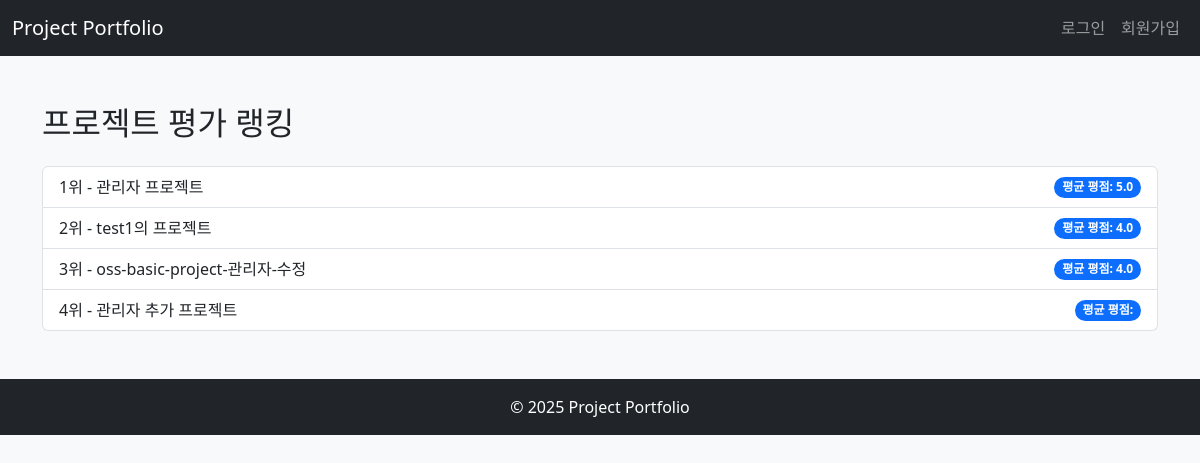
The page /ranking/ on the database its author committed.
### projects/models.py (models this page shows, shortened)
class Project(models.Model):
    user = models.ForeignKey(settings.AUTH_USER_MODEL, on_delete=models.CASCADE)
    title = models.CharField(max_length=255)
    description = models.TextField()
    created_at = models.DateTimeField(auto_now_add=True)
    updated_at = models.DateTimeField(auto_now=True)

### projects/views.py (the view)
# urls.py: path("ranking/", views.project_ranking, name="project_ranking"),
def project_ranking(request):
    projects = Project.objects.annotate(avg_score=Avg("ratings__score")).order_by("-avg_score")
    return render(request, "ranking.html", {"projects": projects})

### templates/ranking.html
{% extends "base.html" %}
{% block content %}
  <h2 class="mb-4">프로젝트 평가 랭킹</h2>
  <div class="list-group">
    {% for project in projects %}
      <a href="{% url 'project_detail' project.pk %}" class="list-group-item list-group-item-action d-flex justify-content-between align-items-center">
        <span>{{ forloop.counter }}위 - {{ project.title }}</span>
        <span class="badge bg-primary rounded-pill">평균 평점: {{ project.avg_score|floatformat:1 }}</span>
      </a>
    {% endfor %}
  </div>
{% endblock %}

### rows shown on the page
Project: title "관리자 프로젝트", avg_score "5.0"
Project: title "test1의 프로젝트", avg_score "4.0"
Project: title "oss-basic-project-관리자-수정", avg_score "4.0"
Project: title "관리자 추가 프로젝트"
